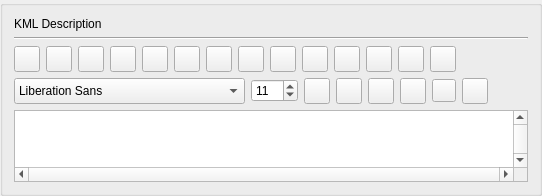
         <widget class="QGroupBox" name="groupBox_2">
          <property name="title">
           <string/>
          </property>
          <property name="alignment">
           <set>Qt::AlignCenter</set>
          </property>
          <property name="flat">
           <bool>false</bool>
          </property>
          <layout class="QVBoxLayout" name="verticalLayout" stretch="0,0,0,0,0">
           <item>
            <widget class="QLabel" name="label_7">
             <property name="text">
              <string>KML Description</string>
             </property>
             <property name="alignment">
              <set>Qt::AlignLeading|Qt::AlignLeft|Qt::AlignVCenter</set>
             </property>
            </widget>
           </item>
           <item>
            <widget class="Line" name="line">
             <property name="orientation">
              <enum>Qt::Horizontal</enum>
             </property>
            </widget>
           </item>
           <item>
            <layout class="QGridLayout" name="gridLayout_2">
             <item row="0" column="22">
              <spacer name="horizontalSpacer">
               <property name="orientation">
                <enum>Qt::Horizontal</enum>
               </property>
               <property name="sizeHint" stdset="0">
                <size>
                 <width>40</width>
                 <height>20</height>
                </size>
               </property>
              </spacer>
             </item>
             <item row="0" column="11">
              <widget class="QToolButton" name="editor_italic">
               <property name="minimumSize">
                <size>
                 <width>26</width>
                 <height>26</height>
                </size>
               </property>
               <property name="maximumSize">
                <size>
                 <width>26</width>
                 <height>26</height>
                </size>
               </property>
               <property name="toolTip">
                <string>Set / Un-set selexted text to Bold</string>
               </property>
               <property name="text">
                <string/>
               </property>
               <property name="icon">
                <iconset resource="../resources.qrc">
                 <normaloff>:/editor/qtui/icons/txt_editor/italic.png</normaloff>:/editor/qtui/icons/txt_editor/italic.png</iconset>
               </property>
              </widget>
             </item>
             <item row="0" column="17">
              <widget class="QToolButton" name="editor_align_justify">
               <property name="minimumSize">
                <size>
                 <width>26</width>
                 <height>26</height>
                </size>
               </property>
               <property name="maximumSize">
                <size>
                 <width>26</width>
                 <height>26</height>
                </size>
               </property>
               <property name="toolTip">
                <string>Justified Alignment for selected text</string>
               </property>
               <property name="text">
                <string/>
               </property>
               <property name="icon">
                <iconset resource="../resources.qrc">
                 <normaloff>:/editor/qtui/icons/txt_editor/align-justify.png</normaloff>:/editor/qtui/icons/txt_editor/align-justify.png</iconset>
               </property>
              </widget>
             </item>
             <item row="0" column="7">
              <widget class="QToolButton" name="editor_undo">
               <property name="minimumSize">
                <size>
                 <width>26</width>
                 <height>26</height>
                </size>
               </property>
               <property name="maximumSize">
                <size>
                 <width>26</width>
                 <height>26</height>
                </size>
               </property>
               <property name="toolTip">
                <string>Undo text edit</string>
               </property>
               <property name="text">
                <string/>
               </property>
               <property name="icon">
                <iconset resource="../resources.qrc">
                 <normaloff>:/editor/qtui/icons/txt_editor/undo.png</normaloff>:/editor/qtui/icons/txt_editor/undo.png</iconset>
               </property>
              </widget>
             </item>
             <item row="0" column="8">
              <widget class="QToolButton" name="editor_redo">
               <property name="minimumSize">
                <size>
                 <width>26</width>
                 <height>26</height>
                </size>
               </property>
               <property name="maximumSize">
                <size>
                 <width>26</width>
                 <height>26</height>
                </size>
               </property>
               <property name="toolTip">
                <string>Redo text editing</string>
               </property>
               <property name="text">
                <string/>
               </property>
               <property name="icon">
                <iconset resource="../resources.qrc">
                 <normaloff>:/editor/qtui/icons/txt_editor/redo.png</normaloff>:/editor/qtui/icons/txt_editor/redo.png</iconset>
               </property>
              </widget>
             </item>
             <item row="0" column="18">
              <widget class="QToolButton" name="editor_save">
               <property name="minimumSize">
                <size>
                 <width>26</width>
                 <height>26</height>
                </size>
               </property>
               <property name="maximumSize">
                <size>
                 <width>26</width>
                 <height>26</height>
                </size>
               </property>
               <property name="toolTip">
                <string>save editor text to HTML</string>
               </property>
               <property name="text">
                <string/>
               </property>
               <property name="icon">
                <iconset resource="../resources.qrc">
                 <normaloff>:/editor/qtui/icons/txt_editor/print.png</normaloff>:/editor/qtui/icons/txt_editor/print.png</iconset>
               </property>
              </widget>
             </item>
             <item row="0" column="2">
              <widget class="QToolButton" name="editor_paste">
               <property name="minimumSize">
                <size>
                 <width>26</width>
                 <height>26</height>
                </size>
               </property>
               <property name="maximumSize">
                <size>
                 <width>26</width>
                 <height>26</height>
                </size>
               </property>
               <property name="toolTip">
                <string>Paste selected text</string>
               </property>
               <property name="text">
                <string/>
               </property>
               <property name="icon">
                <iconset resource="../resources.qrc">
                 <normaloff>:/editor/qtui/icons/txt_editor/paste.png</normaloff>:/editor/qtui/icons/txt_editor/paste.png</iconset>
               </property>
              </widget>
             </item>
             <item row="0" column="16">
              <widget class="QToolButton" name="editor_align_center">
               <property name="minimumSize">
                <size>
                 <width>26</width>
                 <height>26</height>
                </size>
               </property>
               <property name="maximumSize">
                <size>
                 <width>26</width>
                 <height>26</height>
                </size>
               </property>
               <property name="toolTip">
                <string>Align selected text to the center</string>
               </property>
               <property name="text">
                <string/>
               </property>
               <property name="icon">
                <iconset resource="../resources.qrc">
                 <normaloff>:/editor/qtui/icons/txt_editor/align-center.png</normaloff>:/editor/qtui/icons/txt_editor/align-center.png</iconset>
               </property>
              </widget>
             </item>
             <item row="0" column="14">
              <widget class="QToolButton" name="editor_align_left">
               <property name="minimumSize">
                <size>
                 <width>26</width>
                 <height>26</height>
                </size>
               </property>
               <property name="maximumSize">
                <size>
                 <width>26</width>
                 <height>26</height>
                </size>
               </property>
               <property name="toolTip">
                <string>Align selected text to the left</string>
               </property>
               <property name="text">
                <string/>
               </property>
               <property name="icon">
                <iconset resource="../resources.qrc">
                 <normaloff>:/editor/qtui/icons/txt_editor/align-left.png</normaloff>:/editor/qtui/icons/txt_editor/align-left.png</iconset>
               </property>
              </widget>
             </item>
             <item row="0" column="0">
              <widget class="QToolButton" name="editor_copy">
               <property name="minimumSize">
                <size>
                 <width>26</width>
                 <height>26</height>
                </size>
               </property>
               <property name="maximumSize">
                <size>
                 <width>26</width>
                 <height>26</height>
                </size>
               </property>
               <property name="toolTip">
                <string>Copy selected text</string>
               </property>
               <property name="text">
                <string/>
               </property>
               <property name="icon">
                <iconset resource="../resources.qrc">
                 <normaloff>:/editor/qtui/icons/txt_editor/copy.png</normaloff>:/editor/qtui/icons/txt_editor/copy.png</iconset>
               </property>
              </widget>
             </item>
             <item row="0" column="13">
              <widget class="QToolButton" name="editor_underline">
               <property name="minimumSize">
                <size>
                 <width>26</width>
                 <height>26</height>
                </size>
               </property>
               <property name="maximumSize">
                <size>
                 <width>26</width>
                 <height>26</height>
                </size>
               </property>
               <property name="toolTip">
                <string>Set / Un-Set selexted text to Underign</string>
               </property>
               <property name="text">
                <string/>
               </property>
               <property name="icon">
                <iconset resource="../resources.qrc">
                 <normaloff>:/editor/qtui/icons/txt_editor/underline.png</normaloff>:/editor/qtui/icons/txt_editor/underline.png</iconset>
               </property>
              </widget>
             </item>
             <item row="0" column="10">
              <widget class="QToolButton" name="editor_bold">
               <property name="minimumSize">
                <size>
                 <width>26</width>
                 <height>26</height>
                </size>
               </property>
               <property name="maximumSize">
                <size>
                 <width>26</width>
                 <height>26</height>
                </size>
               </property>
               <property name="toolTip">
                <string>Set / Un-Set selexted text to Bold</string>
               </property>
               <property name="text">
                <string/>
               </property>
               <property name="icon">
                <iconset resource="../resources.qrc">
                 <normaloff>:/editor/qtui/icons/txt_editor/bold.png</normaloff>:/editor/qtui/icons/txt_editor/bold.png</iconset>
               </property>
              </widget>
             </item>
             <item row="0" column="15">
              <widget class="QToolButton" name="editor_align_right">
               <property name="minimumSize">
                <size>
                 <width>26</width>
                 <height>26</height>
                </size>
               </property>
               <property name="maximumSize">
                <size>
                 <width>26</width>
                 <height>26</height>
                </size>
               </property>
               <property name="toolTip">
                <string>Align selected text to the right</string>
               </property>
               <property name="text">
                <string/>
               </property>
               <property name="icon">
                <iconset resource="../resources.qrc">
                 <normaloff>:/editor/qtui/icons/txt_editor/align-right.png</normaloff>:/editor/qtui/icons/txt_editor/align-right.png</iconset>
               </property>
              </widget>
             </item>
             <item row="0" column="9">
              <widget class="QToolButton" name="editor_select_all">
               <property name="minimumSize">
                <size>
                 <width>26</width>
                 <height>26</height>
                </size>
               </property>
               <property name="maximumSize">
                <size>
                 <width>26</width>
                 <height>26</height>
                </size>
               </property>
               <property name="toolTip">
                <string>Select all text</string>
               </property>
               <property name="text">
                <string/>
               </property>
               <property name="icon">
                <iconset resource="../resources.qrc">
                 <normaloff>:/fa_solid/qtui/icons/fa_solid/maximize.svg</normaloff>:/fa_solid/qtui/icons/fa_solid/maximize.svg</iconset>
               </property>
              </widget>
             </item>
             <item row="0" column="1">
              <widget class="QToolButton" name="editor_cut">
               <property name="minimumSize">
                <size>
                 <width>26</width>
                 <height>26</height>
                </size>
               </property>
               <property name="maximumSize">
                <size>
                 <width>26</width>
                 <height>26</height>
                </size>
               </property>
               <property name="toolTip">
                <string>Cut selected text</string>
               </property>
               <property name="text">
                <string/>
               </property>
               <property name="icon">
                <iconset resource="../resources.qrc">
                 <normaloff>:/editor/qtui/icons/txt_editor/cut.png</normaloff>:/editor/qtui/icons/txt_editor/cut.png</iconset>
               </property>
              </widget>
             </item>
            </layout>
           </item>
           <item>
            <layout class="QHBoxLayout" name="horizontalLayout">
             <item>
              <widget class="QFontComboBox" name="fontComboBox">
               <property name="sizePolicy">
                <sizepolicy hsizetype="Minimum" vsizetype="Minimum">
                 <horstretch>0</horstretch>
                 <verstretch>0</verstretch>
                </sizepolicy>
               </property>
               <property name="minimumSize">
                <size>
                 <width>120</width>
                 <height>0</height>
                </size>
               </property>
               <property name="maximumSize">
                <size>
                 <width>240</width>
                 <height>16777215</height>
                </size>
               </property>
               <property name="font">
                <font>
                 <weight>50</weight>
                 <italic>false</italic>
                 <bold>false</bold>
                 <underline>false</underline>
                </font>
               </property>
               <property name="toolTip">
                <string>Select Font Family</string>
               </property>
               <property name="editable">
                <bool>false</bool>
               </property>
              </widget>
             </item>
             <item>
              <widget class="QSpinBox" name="fontsize">
               <property name="toolTip">
                <string>set font size</string>
               </property>
               <property name="minimum">
                <number>3</number>
               </property>
               <property name="maximum">
                <number>300</number>
               </property>
               <property name="value">
                <number>11</number>
               </property>
              </widget>
             </item>
             <item>
              <widget class="QPushButton" name="addimage">
               <property name="sizePolicy">
                <sizepolicy hsizetype="Fixed" vsizetype="Fixed">
                 <horstretch>0</horstretch>
                 <verstretch>0</verstretch>
                </sizepolicy>
               </property>
               <property name="minimumSize">
                <size>
                 <width>26</width>
                 <height>26</height>
                </size>
               </property>
               <property name="maximumSize">
                <size>
                 <width>26</width>
                 <height>26</height>
                </size>
               </property>
               <property name="toolTip">
                <string>Add link to current HBC image</string>
               </property>
               <property name="styleSheet">
                <string notr="true"/>
               </property>
               <property name="text">
                <string/>
               </property>
               <property name="icon">
                <iconset resource="../resources.qrc">
                 <normaloff>:/fa_solid/qtui/icons/fa_solid/image.svg</normaloff>:/fa_solid/qtui/icons/fa_solid/image.svg</iconset>
               </property>
              </widget>
             </item>
             <item>
              <widget class="QPushButton" name="addlink">
               <property name="sizePolicy">
                <sizepolicy hsizetype="Fixed" vsizetype="Fixed">
                 <horstretch>0</horstretch>
                 <verstretch>0</verstretch>
                </sizepolicy>
               </property>
               <property name="minimumSize">
                <size>
                 <width>26</width>
                 <height>26</height>
                </size>
               </property>
               <property name="maximumSize">
                <size>
                 <width>26</width>
                 <height>26</height>
                </size>
               </property>
               <property name="toolTip">
                <string>Add link</string>
               </property>
               <property name="styleSheet">
                <string notr="true"/>
               </property>
               <property name="text">
                <string/>
               </property>
               <property name="icon">
                <iconset resource="../resources.qrc">
                 <normaloff>:/fa_solid/qtui/icons/fa_solid/link.svg</normaloff>:/fa_solid/qtui/icons/fa_solid/link.svg</iconset>
               </property>
              </widget>
             </item>
             <item>
              <widget class="QToolButton" name="get_2dgraph">
               <property name="minimumSize">
                <size>
                 <width>26</width>
                 <height>26</height>
                </size>
               </property>
               <property name="maximumSize">
                <size>
                 <width>26</width>
                 <height>26</height>
                </size>
               </property>
               <property name="toolTip">
                <string>Add 2D Graph from query builder</string>
               </property>
               <property name="text">
                <string/>
               </property>
               <property name="icon">
                <iconset resource="../resources.qrc">
                 <normaloff>:/fa_solid/qtui/icons/fa_solid/arrow-up-right-dots.svg</normaloff>:/fa_solid/qtui/icons/fa_solid/arrow-up-right-dots.svg</iconset>
               </property>
              </widget>
             </item>
             <item>
              <widget class="QToolButton" name="get_3dgraph">
               <property name="minimumSize">
                <size>
                 <width>26</width>
                 <height>26</height>
                </size>
               </property>
               <property name="maximumSize">
                <size>
                 <width>26</width>
                 <height>26</height>
                </size>
               </property>
               <property name="toolTip">
                <string>Add 3D Graph from query builder</string>
               </property>
               <property name="text">
                <string/>
               </property>
               <property name="icon">
                <iconset resource="../resources.qrc">
                 <normaloff>:/fa_solid/qtui/icons/fa_solid/cubes.svg</normaloff>:/fa_solid/qtui/icons/fa_solid/cubes.svg</iconset>
               </property>
              </widget>
             </item>
             <item>
              <widget class="QToolButton" name="get_selected_points">
               <property name="text">
                <string/>
               </property>
               <property name="icon">
                <iconset resource="../resources.qrc">
                 <normaloff>:/fa_solid/qtui/icons/fa_solid/table-list.svg</normaloff>:/fa_solid/qtui/icons/fa_solid/table-list.svg</iconset>
               </property>
              </widget>
             </item>
             <item>
              <widget class="QPushButton" name="clean">
               <property name="sizePolicy">
                <sizepolicy hsizetype="Fixed" vsizetype="Fixed">
                 <horstretch>0</horstretch>
                 <verstretch>0</verstretch>
                </sizepolicy>
               </property>
               <property name="minimumSize">
                <size>
                 <width>26</width>
                 <height>26</height>
                </size>
               </property>
               <property name="maximumSize">
                <size>
                 <width>26</width>
                 <height>26</height>
                </size>
               </property>
               <property name="toolTip">
                <string>clean up the editor</string>
               </property>
               <property name="styleSheet">
                <string notr="true"/>
               </property>
               <property name="text">
                <string/>
               </property>
               <property name="icon">
                <iconset resource="../resources.qrc">
                 <normaloff>:/fa_solid/qtui/icons/fa_solid/arrow-rotate-left.svg</normaloff>:/fa_solid/qtui/icons/fa_solid/arrow-rotate-left.svg</iconset>
               </property>
              </widget>
             </item>
             <item>
              <spacer name="horizontalSpacer_2">
               <property name="orientation">
                <enum>Qt::Horizontal</enum>
               </property>
               <property name="sizeHint" stdset="0">
                <size>
                 <width>40</width>
                 <height>20</height>
                </size>
               </property>
              </spacer>
             </item>
            </layout>
           </item>
           <item>
            <widget class="QTextEdit" name="description">
             <property name="sizePolicy">
              <sizepolicy hsizetype="Expanding" vsizetype="Expanding">
               <horstretch>0</horstretch>
               <verstretch>0</verstretch>
              </sizepolicy>
             </property>
             <property name="maximumSize">
              <size>
               <width>16777215</width>
               <height>16777215</height>
              </size>
             </property>
             <property name="verticalScrollBarPolicy">
              <enum>Qt::ScrollBarAlwaysOn</enum>
             </property>
             <property name="horizontalScrollBarPolicy">
              <enum>Qt::ScrollBarAlwaysOn</enum>
             </property>
             <property name="sizeAdjustPolicy">
              <enum>QAbstractScrollArea::AdjustToContents</enum>
             </property>
             <property name="autoFormatting">
              <set>QTextEdit::AutoAll</set>
             </property>
             <property name="textInteractionFlags">
              <set>Qt::LinksAccessibleByKeyboard|Qt::LinksAccessibleByMouse|Qt::TextBrowserInteraction|Qt::TextEditable|Qt::TextEditorInteraction|Qt::TextSelectableByKeyboard|Qt::TextSelectableByMouse</set>
             </property>
            </widget>
           </item>
          </layout>
         </widget>
